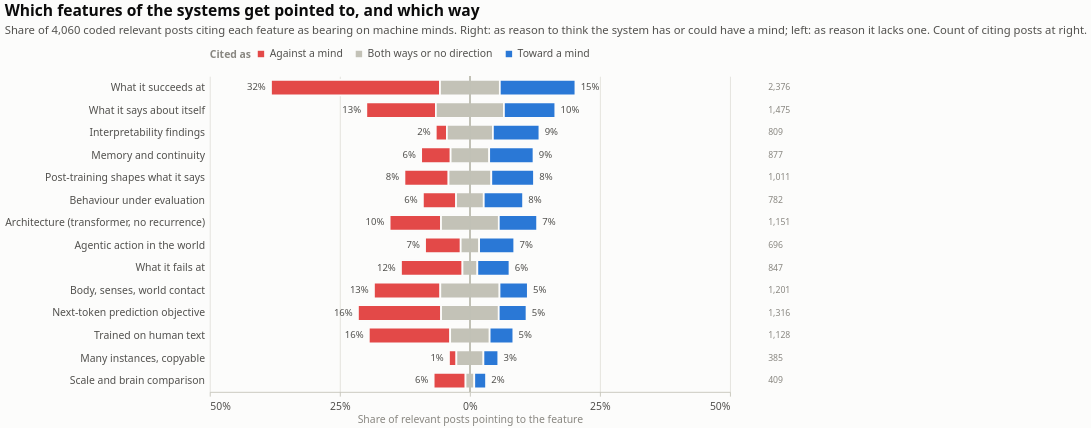

Vega-Lite specification stored for this chart:
### Vega-Lite specification from a JSON file in a GitHub repository (floating-point values rounded to 4 significant figures)
{"$schema": "https://vega.github.io/schema/vega-lite/v6.4.1.json", "config": {"axis": {"domainColor": "#c3c2b7", "gridColor": "#e1e0d9", "gridWidth": 1, "labelColor": "#52514e", "labelFont": "system-ui, -apple-system, 'Segoe UI', sans-serif", "labelFontSize": 12, "labelPadding": 6, "tickColor": "#c3c2b7", "titleColor": "#898781", "titleFont": "system-ui, -apple-system, 'Segoe UI', sans-serif", "titleFontSize": 12, "titleFontWeight": 400}, "axisX": {"grid": false}, "axisY": {"domain": false, "ticks": false}, "background": "#fcfcfb", "bar": {"cornerRadiusEnd": 4}, "font": "system-ui, -apple-system, 'Segoe UI', sans-serif", "header": {"labelColor": "#0b0b0b", "labelFont": "system-ui, -apple-system, 'Segoe UI', sans-serif", "labelFontSize": 13, "labelFontWeight": 600, "titleColor": "#898781", "titleFont": "system-ui, -apple-system, 'Segoe UI', sans-serif"}, "legend": {"direction": "horizontal", "labelColor": "#52514e", "labelFont": "system-ui, -apple-system, 'Segoe UI', sans-serif", "labelFontSize": 12, "orient": "top", "symbolSize": 80, "symbolType": "square", "titleColor": "#898781", "titleFont": "system-ui, -apple-system, 'Segoe UI', sans-serif", "titleFontSize": 12, "titleOrient": "left"}, "line": {"strokeCap": "round", "strokeJoin": "round", "strokeWidth": 2}, "point": {"filled": true, "size": 64}, "range": {"category": ["#2a78d6", "#eb6834", "#1baf7a", "#eda100", "#e87ba4", "#008300", "#4a3aa7", "#e34948"]}, "text": {"color": "#52514e", "font": "system-ui, -apple-system, 'Segoe UI', sans-serif", "fontSize": 12}, "title": {"anchor": "start", "color": "#0b0b0b", "font": "system-ui, -apple-system, 'Segoe UI', sans-serif", "fontSize": 18, "fontWeight": 600, "offset": 14, "subtitleColor": "#52514e", "subtitleFontSize": 13, "subtitlePadding": 6}, "view": {"stroke": null}}, "data": {"name": "data-7cdf164564943798fbe25e5539b8941f"}, "datasets": {"data-7cdf164564943798fbe25e5539b8941f": [{"addressing": 1316, "asserts_share": 0.05345, "count": 649, "denies_share": 0.1599, "facet": null, "item": "Next-token prediction objective", "n": 4060, "option": "against", "share": 0.1599, "x0": -0.2153, "x1": -0.05542}, {"addressing": 1316, "asserts_share": 0.05345, "count": 450, "denies_share": 0.1599, "facet": null, "item": "Next-token prediction objective", "n": 4060, "option": "both_or_neutral", "share": 0.1108, "x0": -0.05542, "x1": 0.05542}, {"addressing": 1316, "asserts_share": 0.05345, "count": 217, "denies_share": 0.1599, "facet": null, "item": "Next-token prediction objective", "n": 4060, "option": "for", "share": 0.05345, "x0": 0.05542, "x1": 0.1089}, {"addressing": 1151, "asserts_share": 0.07365, "count": 401, "denies_share": 0.09877, "facet": null, "item": "Architecture (transformer, no recurrence)", "n": 4060, "option": "against", "share": 0.09877, "x0": -0.1543, "x1": -0.05554}, {"addressing": 1151, "asserts_share": 0.07365, "count": 451, "denies_share": 0.09877, "facet": null, "item": "Architecture (transformer, no recurrence)", "n": 4060, "option": "both_or_neutral", "share": 0.1111, "x0": -0.05554, "x1": 0.05554}, {"addressing": 1151, "asserts_share": 0.07365, "count": 299, "denies_share": 0.09877, "facet": null, "item": "Architecture (transformer, no recurrence)", "n": 4060, "option": "for", "share": 0.07365, "x0": 0.05554, "x1": 0.1292}, {"addressing": 1128, "asserts_share": 0.04557, "count": 635, "denies_share": 0.1564, "facet": null, "item": "Trained on human text", "n": 4060, "option": "against", "share": 0.1564, "x0": -0.1943, "x1": -0.03793}, {"addressing": 1128, "asserts_share": 0.04557, "count": 308, "denies_share": 0.1564, "facet": null, "item": "Trained on human text", "n": 4060, "option": "both_or_neutral", "share": 0.07586, "x0": -0.03793, "x1": 0.03793}, {"addressing": 1128, "asserts_share": 0.04557, "count": 185, "denies_share": 0.1564, "facet": null, "item": "Trained on human text", "n": 4060, "option": "for", "share": 0.04557, "x0": 0.03793, "x1": 0.0835}, {"addressing": 1011, "asserts_share": 0.08202, "count": 344, "denies_share": 0.08473, "facet": null, "item": "Post-training shapes what it says", "n": 4060, "option": "against", "share": 0.08473, "x0": -0.1259, "x1": -0.04113}, {"addressing": 1011, "asserts_share": 0.08202, "count": 334, "denies_share": 0.08473, "facet": null, "item": "Post-training shapes what it says", "n": 4060, "option": "both_or_neutral", "share": 0.08227, "x0": -0.04113, "x1": 0.04113}, {"addressing": 1011, "asserts_share": 0.08202, "count": 333, "denies_share": 0.08473, "facet": null, "item": "Post-training shapes what it says", "n": 4060, "option": "for", "share": 0.08202, "x0": 0.04113, "x1": 0.1232}, {"addressing": 877, "asserts_share": 0.08522, "count": 230, "denies_share": 0.05665, "facet": null, "item": "Memory and continuity", "n": 4060, "option": "against", "share": 0.05665, "x0": -0.09372, "x1": -0.03707}, {"addressing": 877, "asserts_share": 0.08522, "count": 301, "denies_share": 0.05665, "facet": null, "item": "Memory and continuity", "n": 4060, "option": "both_or_neutral", "share": 0.07414, "x0": -0.03707, "x1": 0.03707}, {"addressing": 877, "asserts_share": 0.08522, "count": 346, "denies_share": 0.05665, "facet": null, "item": "Memory and continuity", "n": 4060, "option": "for", "share": 0.08522, "x0": 0.03707, "x1": 0.1223}, {"addressing": 1201, "asserts_share": 0.05443, "count": 518, "denies_share": 0.1276, "facet": null, "item": "Body, senses, world contact", "n": 4060, "option": "against", "share": 0.1276, "x0": -0.1845, "x1": -0.0569}, {"addressing": 1201, "asserts_share": 0.05443, "count": 462, "denies_share": 0.1276, "facet": null, "item": "Body, senses, world contact", "n": 4060, "option": "both_or_neutral", "share": 0.1138, "x0": -0.0569, "x1": 0.0569}, {"addressing": 1201, "asserts_share": 0.05443, "count": 221, "denies_share": 0.1276, "facet": null, "item": "Body, senses, world contact", "n": 4060, "option": "for", "share": 0.05443, "x0": 0.0569, "x1": 0.1113}, {"addressing": 385, "asserts_share": 0.02857, "count": 58, "denies_share": 0.01429, "facet": null, "item": "Many instances, copyable", "n": 4060, "option": "against", "share": 0.01429, "x0": -0.04027, "x1": -0.02599}, {"addressing": 385, "asserts_share": 0.02857, "count": 211, "denies_share": 0.01429, "facet": null, "item": "Many instances, copyable", "n": 4060, "option": "both_or_neutral", "share": 0.05197, "x0": -0.02599, "x1": 0.02599}, {"addressing": 385, "asserts_share": 0.02857, "count": 116, "denies_share": 0.01429, "facet": null, "item": "Many instances, copyable", "n": 4060, "option": "for", "share": 0.02857, "x0": 0.02599, "x1": 0.05456}, {"addressing": 1475, "asserts_share": 0.09877, "count": 543, "denies_share": 0.1337, "facet": null, "item": "What it says about itself", "n": 4060, "option": "against", "share": 0.1337, "x0": -0.1991, "x1": -0.06539}, {"addressing": 1475, "asserts_share": 0.09877, "count": 531, "denies_share": 0.1337, "facet": null, "item": "What it says about itself", "n": 4060, "option": "both_or_neutral", "share": 0.1308, "x0": -0.06539, "x1": 0.06539}, {"addressing": 1475, "asserts_share": 0.09877, "count": 401, "denies_share": 0.1337, "facet": null, "item": "What it says about itself", "n": 4060, "option": "for", "share": 0.09877, "x0": 0.06539, "x1": 0.1642}, {"addressing": 809, "asserts_share": 0.08941, "count": 87, "denies_share": 0.02143, "facet": null, "item": "Interpretability findings", "n": 4060, "option": "against", "share": 0.02143, "x0": -0.06564, "x1": -0.04421}, {"addressing": 809, "asserts_share": 0.08941, "count": 359, "denies_share": 0.02143, "facet": null, "item": "Interpretability findings", "n": 4060, "option": "both_or_neutral", "share": 0.08842, "x0": -0.04421, "x1": 0.04421}, {"addressing": 809, "asserts_share": 0.08941, "count": 363, "denies_share": 0.02143, "facet": null, "item": "Interpretability findings", "n": 4060, "option": "for", "share": 0.08941, "x0": 0.04421, "x1": 0.1336}, {"addressing": 782, "asserts_share": 0.07562, "count": 259, "denies_share": 0.06379, "facet": null, "item": "Behaviour under evaluation", "n": 4060, "option": "against", "share": 0.06379, "x0": -0.09039, "x1": -0.0266}, {"addressing": 782, "asserts_share": 0.07562, "count": 216, "denies_share": 0.06379, "facet": null, "item": "Behaviour under evaluation", "n": 4060, "option": "both_or_neutral", "share": 0.0532, "x0": -0.0266, "x1": 0.0266}, {"addressing": 782, "asserts_share": 0.07562, "count": 307, "denies_share": 0.06379, "facet": null, "item": "Behaviour under evaluation", "n": 4060, "option": "for", "share": 0.07562, "x0": 0.0266, "x1": 0.1022}, {"addressing": 696, "asserts_share": 0.06749, "count": 278, "denies_share": 0.06847, "facet": null, "item": "Agentic action in the world", "n": 4060, "option": "against", "share": 0.06847, "x0": -0.08621, "x1": -0.01773}, {"addressing": 696, "asserts_share": 0.06749, "count": 144, "denies_share": 0.06847, "facet": null, "item": "Agentic action in the world", "n": 4060, "option": "both_or_neutral", "share": 0.03547, "x0": -0.01773, "x1": 0.01773}, {"addressing": 696, "asserts_share": 0.06749, "count": 274, "denies_share": 0.06847, "facet": null, "item": "Agentic action in the world", "n": 4060, "option": "for", "share": 0.06749, "x0": 0.01773, "x1": 0.08522}, {"addressing": 2376, "asserts_share": 0.1453, "count": 1319, "denies_share": 0.3249, "facet": null, "item": "What it succeeds at", "n": 4060, "option": "against", "share": 0.3249, "x0": -0.3824, "x1": -0.05751}, {"addressing": 2376, "asserts_share": 0.1453, "count": 467, "denies_share": 0.3249, "facet": null, "item": "What it succeeds at", "n": 4060, "option": "both_or_neutral", "share": 0.115, "x0": -0.05751, "x1": 0.05751}, {"addressing": 2376, "asserts_share": 0.1453, "count": 590, "denies_share": 0.3249, "facet": null, "item": "What it succeeds at", "n": 4060, "option": "for", "share": 0.1453, "x0": 0.05751, "x1": 0.2028}, {"addressing": 847, "asserts_share": 0.06182, "count": 480, "denies_share": 0.1182, "facet": null, "item": "What it fails at", "n": 4060, "option": "against", "share": 0.1182, "x0": -0.1325, "x1": -0.01429}, {"addressing": 847, "asserts_share": 0.06182, "count": 116, "denies_share": 0.1182, "facet": null, "item": "What it fails at", "n": 4060, "option": "both_or_neutral", "share": 0.02857, "x0": -0.01429, "x1": 0.01429}, {"addressing": 847, "asserts_share": 0.06182, "count": 251, "denies_share": 0.1182, "facet": null, "item": "What it fails at", "n": 4060, "option": "for", "share": 0.06182, "x0": 0.01429, "x1": 0.07611}, {"addressing": 409, "asserts_share": 0.02266, "count": 249, "denies_share": 0.06133, "facet": null, "item": "Scale and brain comparison", "n": 4060, "option": "against", "share": 0.06133, "x0": -0.0697, "x1": -0.008374}, {"addressing": 409, "asserts_share": 0.02266, "count": 68, "denies_share": 0.06133, "facet": null, "item": "Scale and brain comparison", "n": 4060, "option": "both_or_neutral", "share": 0.01675, "x0": -0.008374, "x1": 0.008374}, {"addressing": 409, "asserts_share": 0.02266, "count": 92, "denies_share": 0.06133, "facet": null, "item": "Scale and brain comparison", "n": 4060, "option": "for", "share": 0.02266, "x0": 0.008374, "x1": 0.03103}]}, "height": 364, "layer": [{"encoding": {"color": {"field": "option", "legend": {"labelExpr": "{\"against\": \"Against a mind\", \"both_or_neutral\": \"Both ways or no direction\", \"for\": \"Toward a mind\"}[datum.label]", "title": "Cited as"}, "scale": {"domain": ["against", "both_or_neutral", "for"], "range": ["#e34948", "#c3c2b7", "#2a78d6"]}, "type": "nominal"}, "stroke": {"value": "#fcfcfb"}, "strokeWidth": {"value": 2}, "tooltip": [{"field": "item", "title": "Claim", "type": "nominal"}, {"field": "option", "title": "Position", "type": "nominal"}, {"field": "count", "title": "Posts", "type": "quantitative"}, {"field": "share", "format": ".0%", "title": "Share", "type": "quantitative"}, {"field": "addressing", "title": "Posts addressing", "type": "quantitative"}], "x": {"axis": {"format": "%", "grid": true, "labelExpr": "format(abs(datum.value), '.0%')", "values": [-0.5, -0.25, 0.0, 0.25, 0.5]}, "field": "x0", "scale": {"domain": [-0.5, 0.5]}, "title": "Share of relevant posts pointing to the feature", "type": "quantitative"}, "x2": {"field": "x1"}, "y": {"axis": {"labelLimit": 260}, "field": "item", "sort": ["What it succeeds at", "What it says about itself", "Interpretability findings", "Memory and continuity", "Post-training shapes what it says", "Behaviour under evaluation", "Architecture (transformer, no recurrence)", "Agentic action in the world", "What it fails at", "Body, senses, world contact", "Next-token prediction objective", "Trained on human text", "Many instances, copyable", "Scale and brain comparison"], "title": null, "type": "nominal"}}, "mark": {"cornerRadiusEnd": 0, "height": 18, "type": "bar"}}, {"encoding": {"x": {"datum": 0}}, "mark": {"color": "#c3c2b7", "strokeWidth": 1, "type": "rule"}}, {"encoding": {"text": {"field": "denies_share", "format": ".0%", "type": "quantitative"}, "x": {"field": "x0", "type": "quantitative"}, "y": {"field": "item", "sort": ["What it succeeds at", "What it says about itself", "Interpretability findings", "Memory and continuity", "Post-training shapes what it says", "Behaviour under evaluation", "Architecture (transformer, no recurrence)", "Agentic action in the world", "What it fails at", "Body, senses, world contact", "Next-token prediction objective", "Trained on human text", "Many instances, copyable", "Scale and brain comparison"], "type": "nominal"}}, "mark": {"align": "right", "color": "#52514e", "dx": -6, "fontSize": 11, "type": "text"}, "transform": [{"filter": "(datum.option === 'against')"}]}, {"encoding": {"text": {"field": "asserts_share", "format": ".0%", "type": "quantitative"}, "x": {"field": "x1", "type": "quantitative"}, "y": {"field": "item", "sort": ["What it succeeds at", "What it says about itself", "Interpretability findings", "Memory and continuity", "Post-training shapes what it says", "Behaviour under evaluation", "Architecture (transformer, no recurrence)", "Agentic action in the world", "What it fails at", "Body, senses, world contact", "Next-token prediction objective", "Trained on human text", "Many instances, copyable", "Scale and brain comparison"], "type": "nominal"}}, "mark": {"align": "left", "color": "#52514e", "dx": 6, "fontSize": 11, "type": "text"}, "transform": [{"filter": "(datum.option === 'for')"}]}, {"encoding": {"text": {"field": "addressing", "format": ",d", "type": "quantitative"}, "x": {"value": 644}, "y": {"field": "item", "sort": ["What it succeeds at", "What it says about itself", "Interpretability findings", "Memory and continuity", "Post-training shapes what it says", "Behaviour under evaluation", "Architecture (transformer, no recurrence)", "Agentic action in the world", "What it fails at", "Body, senses, world contact", "Next-token prediction objective", "Trained on human text", "Many instances, copyable", "Scale and brain comparison"], "type": "nominal"}}, "mark": {"align": "left", "color": "#898781", "fontSize": 10, "type": "text"}, "transform": [{"filter": "(datum.option === 'for')"}]}], "title": {"subtitle": "Share of 4,060 coded relevant posts citing each feature as bearing on machine minds. Right: as reason to think the system has or could have a mind; left: as reason it lacks one. Count of citing posts at right.", "text": "Which features of the systems get pointed to, and which way"}, "width": 600}
